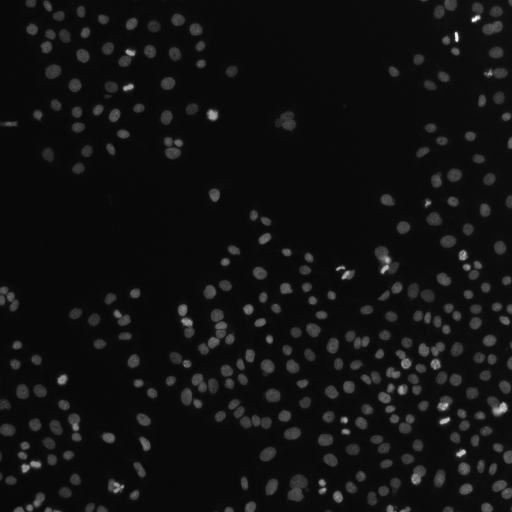
#> input picture ExampleHuman/images/AS_09125_050116030001_D03f00d0.tif, 512 x 512 px; the run also reads 1 picture not shown here
$ jupyter execute --allow-errors image_analysis.ipynb   (Python 2 division)
#> lines starting #> are read from the running program, lines starting #| are printed output that depends on the picture; after the words box and inside, x2 and y2 are one past the last pixel; in counts of white or black regions, pixels touching at a corner belong together
### Reading, displaying and writing images

The *tifffile* package includes reading, writing of images. Images are read using the function **imread**, which takes as input a file name or an URL. To start off, let us load a sample image taken as example from CellProfiler website.
Images can be saved to files using the **imsave** function.

[cell 1]
import tifffile as tf

d0 = r'./ExampleHuman/images/AS_09125_050116030001_D03f00d0.tif'
nuc = tf.imread(d0)
#> nuc is the input picture: shape (512, 512); min 7, max 255, mean 17.3

stacks = r'./ExampleHuman/images/cells.tif'
cells = tf.imread(stacks)

#tf.imsave(nuc,'./ExampleHuman/images/AS_09125_050116030001_D03f00d0_copy.tif')

The image which we just loaded can be visualized by the **imshow** function with the pyplot module from *matplotlib* package.

[cell 2]
import matplotlib.pyplot as plt

fig=plt.figure(figsize=(2.5, 2.5))
plt.imshow(cells[0,:,:], cmap="gray")
plt.show()

Sometimes it is helpful to compare different views of data side by side or just display image by row or column. To this end, Matplotlib has the concept of subplots: groups of smaller axes that can exist together within a single figure.  **add.subplot()**, which creates a single subplot within a grid. As you can see, this command takes three integer arguments—the number of rows, the number of columns, and the index of the plot to be created in this scheme, which runs from the left to the right.

[cell 3]
#plt.imshow(cells[2,:,:])
fig=plt.figure(figsize=(8, 8))
columns = 3
rows = 1
for i in range(1, columns*rows+1):
    fig.add_subplot(rows, columns, i)
    plt.imshow(cells[i-1,:,:],cmap="gray")
plt.show()

### Image data representation

To get the type of an object or variable we can use the built-in **type** function.
Dimensions of the image can be accessed using the **shape** function from *numpy* package.
We can manipulate image like you manipulate array in python because **images are arrays**.
The distribution of pixel intensities can be plotted in a histogram with **hist** function and their range inspected using the **min** and **max** function. To compare image between them we can use **interp** function from *numpy* to normalize images.

[cell 4]
import numpy as np

print(type(nuc))
#| <class 'numpy.ndarray'>
print(nuc.shape)
#| (512, 512)
print(cells.shape)
#| (4, 510, 510)
print(nuc[0:3,0:6])
#| [[8 8 8 8 8 8]
#|  [8 8 7 8 8 7]
#|  [9 8 8 8 8 8]]

nuc_norm = np.interp(nuc, (nuc.min(), nuc.max()), (0,1))

fig, axes = plt.subplots(ncols=2)
ax0, ax1 = axes.flatten()
ax0.hist(nuc.ravel(), bins=256)
ax0.set_title("histogram of pixel intensity")
ax0.set_xlabel("pixel intensity")
ax1.hist(nuc_norm.ravel(), bins=256)
ax1.set_title("histogram of pixel intensity normalized")
ax1.set_xlabel("pixel intensity")
fig.tight_layout(w_pad=4)
plt.show()
#> figure, not shown here; panel 1: tallest bar 62120 high, from x = 8.94 to 9.91; panel 2: tallest bar 62120 high, from x = 0.00781 to 0.0117

print(nuc.min(), nuc.max())
#| 7 255
print(nuc_norm.min(), nuc_norm.max())
#| 0.0 1.0

### Color management

In 2D, color images are often represented in **RGB—3 layers of 2D arrays**, where the 3 layers represent (R)ed, (G)reen and (B)lue channels of the image. The simplest way of getting a colored image is to set each RGB channel to the grayscale image scaled by a different multiplier for each channel. For example, multiplying the green and blue channels by 0 leaves only the red channel and produces a bright red image. Similarly, multiplying the blue channel by 0 leaves only the red and green channels, which combine to form yellow.

[cell 5]
from skimage.color import gray2rgb

rgb_nuc = gray2rgb(nuc)
plt.imshow(rgb_nuc)
plt.show()

# red channel
red = [1,0,0]
r_nuc = rgb_nuc * red
plt.imshow(r_nuc)
plt.show()

# yellow channel
yellow = [1,1,0]
rg_nuc = rgb_nuc * yellow
plt.imshow(rg_nuc)
plt.show()

### Manipulating images

Being numeric arrays, images can be manipulated by any of python's arithmetic operators. For example, we can produce a **negative image** by simply subtracting the image from its maximum value.

[cell 6]
nuc_neg = nuc.max() - nuc
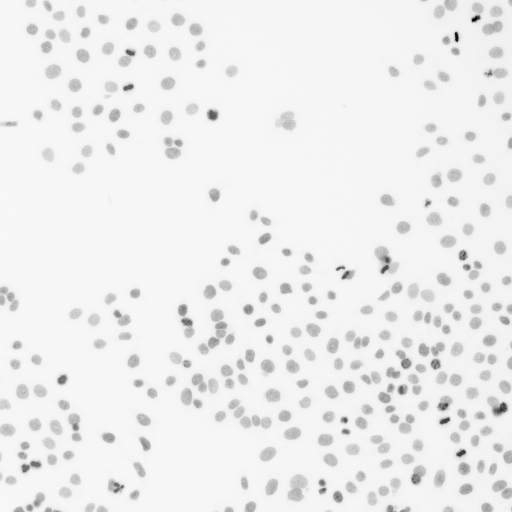
#> nuc_neg: shape (512, 512); min 0, max 248, mean 237.7
fig, axes = plt.subplots(ncols=2)
ax0, ax1 = axes.flatten()
ax0.imshow(nuc, cmap='gray')
ax0.set_xlabel("original image")
ax1.imshow(nuc_neg, cmap='gray')
ax1.set_xlabel("negative image")
plt.setp(ax1.get_yticklabels(), visible=False)
plt.show()

We can also increase **the brightness of an image** through addition, adjust **the contrast** through multiplication, and apply **gamma correction** through exponentiation.

[cell 7]
bright_nuc = nuc + 30
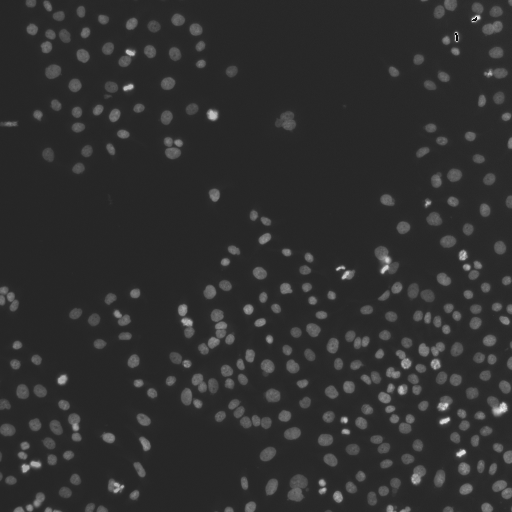
#> bright_nuc: shape (512, 512); min 0, max 250, mean 47.3
contrast_nuc = nuc * 2
gamma_nuc = nuc ** 0.5

fig, axes = plt.subplots(ncols=2, nrows=2)
ax0, ax1, ax2, ax3 = axes.flatten()
ax0.imshow(nuc, cmap='gray')
ax1.imshow(bright_nuc, cmap='gray')
ax2.imshow(contrast_nuc, cmap='gray')
ax3.imshow(gamma_nuc, cmap='gray')
ax0.axis('off')
ax1.axis('off')
ax2.axis('off')
ax3.axis('off')
fig.tight_layout(w_pad=-15)
plt.show()

We can **crop and threshold images** with standard matrix operations.

[cell 8]
img_crop = nuc[366:512,58:441]
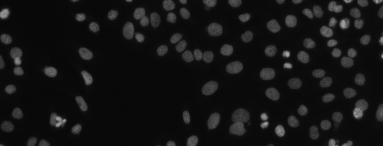
#> img_crop: shape (146, 383); min 7, max 166, mean 19.9
img_thresh = img_crop > 100
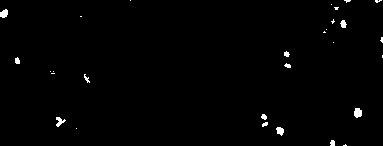
#> img_thresh: shape (146, 383) bool; 0.92% white; 29 white regions (17 under 20 px), largest, box (x1, y1, x2, y2) and area: (354, 108, 362, 118) 65, (0, 9, 8, 18) 54, (56, 117, 66, 127) 51
plt.imshow(img_thresh, cmap='gray')
plt.show()
print(img_thresh)
#> (printed output is left out)

### spatial transformation

Spatial transformation can be done by **transform** module from *skimage* package. The **SimilarityTransform** function moves the image plane by the specified two-dimensional vector in such a way that pixels that end up outside the image region are cropped, and pixels that enter into the image region are set to background. The **rotate** function rotates the image clockwise by the given angle. The **resize** function scale an image with the desired dimensions.

[cell 9]
from skimage import transform as trf

translate = trf.SimilarityTransform(translation=(100,-50))

translated = trf.warp(nuc, translate)
rotated = trf.rotate(nuc, angle=90)
resized = trf.resize(nuc, (256,256))

fig, ax = plt.subplots(ncols=3)

ax[0].imshow(nuc, cmap=plt.cm.gray)
ax[1].imshow(translated, cmap=plt.cm.gray)
ax[2].imshow(rotated, cmap=plt.cm.gray)

for a in ax:
    a.axis('off')
#> this loop made 3 passes
plt.show()

plt.imshow(resized, cmap=plt.cm.gray)
plt.show()

### Cell segmentation

We conclude my demonstration by applying various functions to the task of segmenting cells. Our goal is to computationally identify and qualitatively characterize the cells in the sample fluorescent microscopy images.
For this we are going tu use the *skimage* package which offers several functions to reach our goal. Our example is taken from **Broad Bioimage Benchmark Collection**: These images are of human HT29 colon cancer cells, a cell line that has been widely used for the study of many normal and neoplastic processes. The samples were stained with Hoechst 33342, pH3, and phalloidin. **Hoechst 33342** is a DNA stain that labels the nucleus. **Phospho-histone H3** indicates mitosis. **Phalloidin** labels actin, which is present in the cytoplasm.
We start by loading the images of mitosis and cell bodies since nuclei are loaded previously. To visualize the cells we create a composite of these images with the green and the blue channel (yellow) for the nuclei; with the red and blue channel (purple) for cell body and the blue channel for the mitosis.

[cell 10]
from skimage.color import gray2rgb, label2rgb
from skimage import restoration
from skimage.filters import threshold_otsu, sobel
from scipy import ndimage as ndi
from skimage.feature import peak_local_max
from skimage.morphology import dilation, disk
from skimage.segmentation import watershed, mark_boundaries
from skimage.measure import label, regionprops
from centrosome.propagate import propagate

np.set_printoptions(threshold='nan')

d1 = r'./ExampleHuman/images/AS_09125_050116030001_D03f00d1.tif'
mitosis = tf.imread(d1)
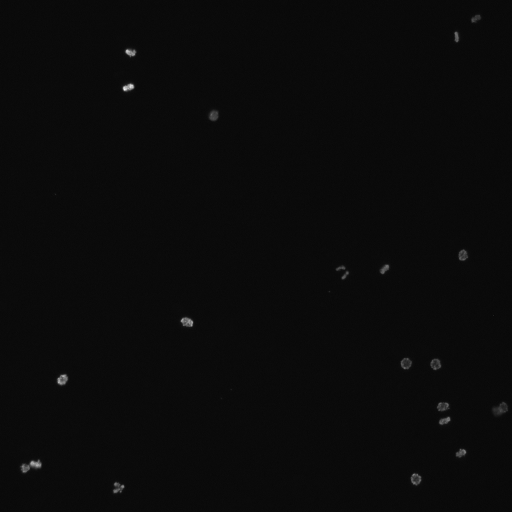
#> input picture ExampleHuman/images/AS_09125_050116030001_D03f00d1.tif, 512 x 512 px
#> mitosis is the input picture: shape (512, 512); min 7, max 245, mean 10.6

d2 = r'./ExampleHuman/images/AS_09125_050116030001_D03f00d2.tif'
cell = tf.imread(d2)
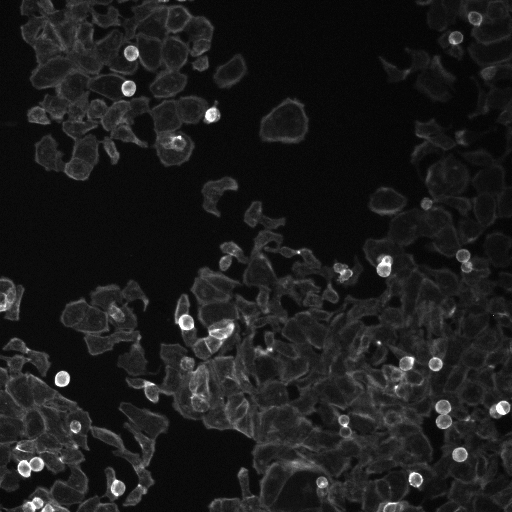
#> input picture ExampleHuman/images/AS_09125_050116030001_D03f00d2.tif, 512 x 512 px
#> cell is the input picture: shape (512, 512); min 2, max 255, mean 28.4

cell_norm = np.interp(cell, (cell.min(), cell.max()), (0,1))
mitosis_norm = np.interp(mitosis, (mitosis.min(), mitosis.max()), (0,1))

nuc_rgb = gray2rgb(nuc_norm)
nuc_rgb = nuc_rgb * [1,1,0]
cell_rgb = gray2rgb(cell_norm)
cell_rgb = cell_rgb * [1,0,1]
mitosis_rgb = gray2rgb(mitosis_norm)
mitosis_rgb = mitosis_rgb * [0,0,1]

composite = nuc_rgb + cell_rgb + mitosis_rgb
plt.figure(figsize=(5,5))
plt.imshow(composite)
plt.show()
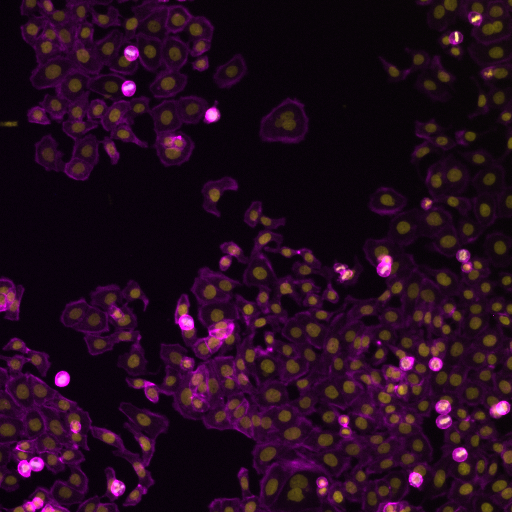
#> shown: shape (512, 512, 3) float64; mean R, G, B 0.145, 0.0415, 0.119

First we segment nuclei and mitosis cells using **global thresholding**. **Otsu's** method is used to perform clustering based image thresholding. Assuming a bi-modal intensity distribution, pixels are separate into foreground and backround. The optimal threshold value to separate the two classes is determined by minimizing the combined intra-class variance or by maximizing the combined inter-class variance. *Skimage* contains a filters module  with a **threshold_otsu** function to do this.
We can show the result by displaying the raw images, the segmented images and images overlay. Overlay can be done by the **contour** function from matplotlib.pyplot module.

[cell 11]
mask_nuc = np.zeros(nuc_norm.shape, dtype = bool)
mask_nuc[nuc_norm > threshold_otsu(nuc_norm)] = 1

mask_mitosis = np.zeros(mitosis_norm.shape, dtype = bool)
mask_mitosis[mitosis_norm > threshold_otsu(mitosis_norm)] = 1

fig, ax = plt.subplots(1,3, figsize=(16,8))
ax[0].imshow(nuc_norm, cmap = 'gray')
ax[1].imshow(mask_nuc, cmap = 'gray')
ax[2].imshow(nuc_norm, cmap = 'gray')
ax[2].contour(mask_nuc, colors = 'r', linewidths = 0.1)
#> mask_nuc: shape (512, 512) bool; 11.7% white; 293 white regions (9 under 20 px), largest, box (x1, y1, x2, y2) and area: (198, 309, 227, 355) 504, (375, 246, 399, 275) 388, (288, 474, 307, 502) 361
ax[2].contour(mask_mitosis, colors = 'y', linewidths = 0.1)
#> mask_mitosis: shape (512, 512) bool; 0.51% white; 22 white regions (2 under 20 px), largest, box (x1, y1, x2, y2) and area: (20, 460, 42, 473) 150, (180, 317, 193, 327) 97, (57, 374, 68, 386) 96
plt.show()

fig, ax = plt.subplots(1,3, figsize=(16,8))
ax[0].imshow(mitosis_norm, cmap = 'gray')
ax[1].imshow(mask_mitosis, cmap = 'gray')
ax[2].imshow(mitosis_norm, cmap = 'gray')
ax[2].contour(mask_mitosis, colors = 'r', linewidths = 0.1)
plt.show()
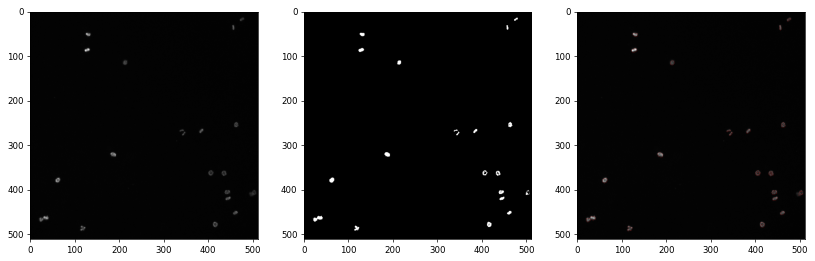
#> figure drawn by matplotlib, 3 panels

The **label** function from skimage.measure module finds every connected set of pixels other than the background, and relabels these sets with a unique increasing integer. The zero corresponding to background. So we mark the nuclei and mitosis cells.

[cell 12]
markers_nuc = label(mask_nuc, connectivity=2, return_num=True)
markers_mitosis = label(mask_mitosis, connectivity=2, return_num=True)

print markers_nuc[1]
#| 293
print markers_mitosis[1]
#| 22

plt.imshow(nuc_norm)
plt.imshow(markers_nuc[0], cmap = "nipy_spectral", alpha = 0.5)
plt.axis('off')
plt.show()

plt.imshow(mitosis_norm)
plt.imshow(markers_mitosis[0], cmap = "nipy_spectral", alpha = 0.5)
plt.axis('off')
plt.show()
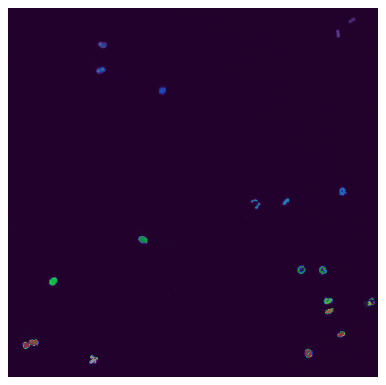
#> figure drawn by matplotlib, 1 panel

Next, we use the segmented nuclei as seeds in the **Voronoi segmentation** of the cytoplasm. The space is partitioned thanks to the presence of seeds in such a way that each point in the space is assigned to its closest seed. This function is implemented in *centrosome* package, an open source image processing library. To avoid partitioning the entire image, we use a subspace. **Propagate** allows for this generalization through its mask argument. We apply a sobel filter to detect edges from cell body and serve as input for the propagate function.

[cell 13]
fsobel = np.empty_like(cell_norm)
fsobel = sobel(cell_norm)
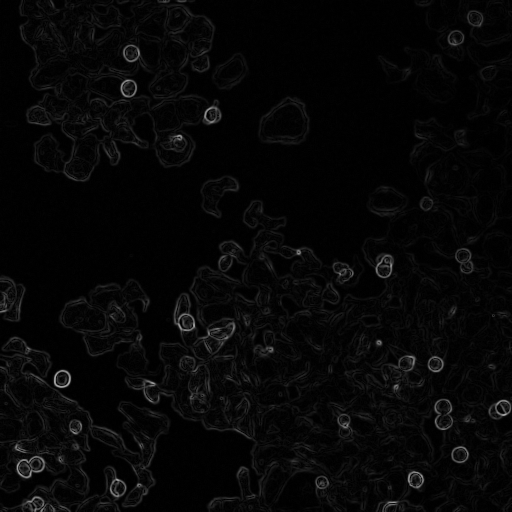
#> fsobel: shape (512, 512) float64; min 0, max 0.677, mean 0.028

plt.imshow(fsobel)

mask_cell = np.zeros(cell_norm.shape, dtype = bool)
mask_cell[cell_norm > threshold_otsu(cell_norm * 0.3)] = True

#cyto_seg = watershed(image=fsobel, markers=markers, compactness = 0.00001)
#> (the rest of this cell did not finish here and is left out)

### Extracting Quantitative Measurements

Image analysis makes it possible to obtain **quantitative information** on the cells. We can, after segmentation, extract various cell features including area, shape, intensity, and texture. As example, we are going to extract measurements: the id of cells and the id of nuclei, then we can get the mean intensity of the cells and the number of mitosis cells for each nucleus.

[cell 14]
results = {"cell_id":[],
           "cell_mean":[],
           "nuc_id":[],
           "mitosis_count":[]}


#unique id and mean intensity values for cell
#> (the rest of this cell did not finish here and is left out)

Next, we are going to interest to the mitotic index, MI. We calculated the fraction of cells in mitosis by dividing the number of pH3-positive cells by total cell number. The goal is to find mitotic regulator.
Before calulate MI, we should have the number of Ph3-positive cells and the total cell number thanks the label method from skimage view previously.
To do statiscal analysis, I retrieve more data from Broad Bioimage Benchmark Collection.  The files are in DIB format, as produced by the Cellomics ArrayScan instrument at the Whitehead–MIT Bioimaging Center. Used Bio-Formats to read the DIB files. Each image is 512 x 512 pixels.

[cell 15]
import javabridge as jv
import bioformats as bf
import os
import re

#When starting the Java virtual machine with python-javabridge’s javabridge.start_vm(),
#you must add the contents of bioformats.JARS to the class path.
jv.start_vm(class_path=bf.JARS)
#> (this line was passed over: javabridge is not available in this run)
